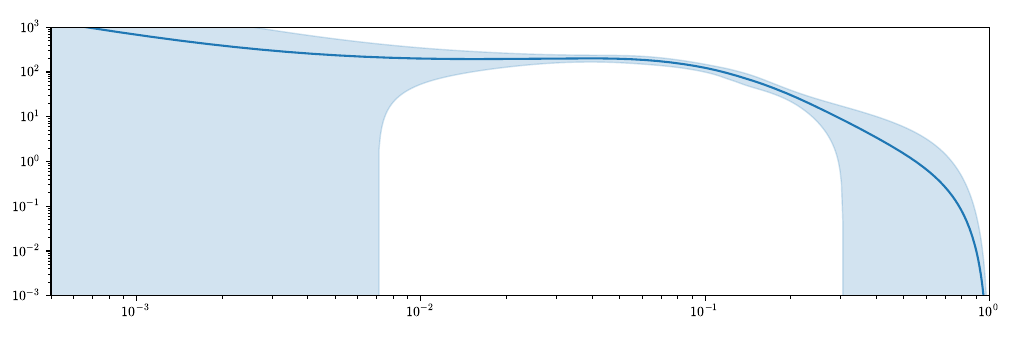

Source code (Python):
from matplotlib.legend_handler import HandlerTuple
from matplotlib import gridspec
import matplotlib.pyplot as plt
import numpy as np
import os
import sys
import lhapdf

# Add the parent directory to sys.path
sys.path.insert(0, os.path.abspath(os.path.join(os.path.dirname(__file__), "..")))
from read_faserv_pdf import read_pdf

# Data for plot
import matplotlib.ticker as ticker


simcolor = "tab:red"
mucolor = "tab:blue"
mubcolor = "tab:blue"

lhapdf.setVerbosity(0)
mubpid = -14
mupid = 14

npt = 200


# Get number of reps from make runscripts
def plot(
    x_vals,
    neutrino_pdfs_mu,
    neutrino_pdfs_mub,
    data,
    N_event_pred,
    sig_tot,
    pid,
    simulated_data,
    err_sim,
):
    # Get data ready to plot

    x_vals = np.array(x_vals)
    pdf = "FASERv_EPOS+POWHEG_7TeV"
    faser_pdf_mu, x_faser = read_pdf(pdf, x_vals, 14)
    faser_pdf_mub, x_faser = read_pdf(pdf, x_vals, -14)
    faser_pdf_mu = faser_pdf_mu * x_vals
    faser_pdf_mub = faser_pdf_mub * x_vals
    mean_fnu_mu = np.mean(neutrino_pdfs_mu, axis=0) * x_vals
    error_fnu_mu = np.std(neutrino_pdfs_mu, axis=0) * x_vals

    mean_fnu_mub = np.mean(neutrino_pdfs_mub, axis=0) * x_vals
    error_fnu_mub = np.std(neutrino_pdfs_mub, axis=0) * x_vals

    simulated_Enu = data

    preds_Enu = np.mean(N_event_pred, axis=0)
    print(preds_Enu.shape)
    pred_stds_Enu = np.std(N_event_pred, axis=0)
    # errors_enu = [5186, 6239, 4165, 1738, 622, 847]
    # errors_enu = np.array(errors_enu)
    # errors_enu = np.sqrt(level0[0])
    errors_enu = sig_tot

    # simulated_Enu = np.append(simulated_Enu, simulated_Enu[-1])
    # simulated_data = np.append(simulated_data, simulated_data[-1])
    # err_sim = np.append(err_sim, err_sim[-1])
    print(simulated_Enu)
    print("pred enu")
    print(preds_Enu)
    # preds_Enu = np.append(preds_Enu, preds_Enu[-1])

    # pred_stds_Enu = np.append(pred_stds_Enu, pred_stds_Enu[-1])
    # errors_enu = np.append(errors_enu, errors_enu[-1])

    # initialise plot]
    plt.rcParams.update(
        {
            "font.family": "serif",
            "font.serif": ["cmr10"],  # Computer Modern
        }
    )
    fig = plt.figure(figsize=(10.2, 3.4), dpi=300)  # 2 rows, 3 columns
    gs = gridspec.GridSpec(1, 1)
    gs.update(left=0.05, right=0.97, top=0.92, hspace=0.18, wspace=0.20)

    axL = fig.add_subplot(gs[0, 0])
    # axM = fig.add_subplot(gs[0, 1])
    # axR = fig.add_subplot(gs[0, 2])
    # axrL = fig.add_subplot(gs[1, 0])
    # axrM = fig.add_subplot(gs[1, 1])
    # axrR = fig.add_subplot(gs[1, 2])

    # TOP LEFT PLOT

    # (axLsim,) = axL.plot(
    #     x_vals,
    #     faser_pdf_mu,
    #     linestyle="-",
    #     label=r"$f_{\mathrm{FASER}\nu_\mu}(x)$",
    #     color=simcolor,
    # )
    axLnnerr = axL.fill_between(
        x_vals,
        mean_fnu_mu + error_fnu_mu,
        mean_fnu_mu - error_fnu_mu,
        color=mucolor,
        alpha=0.2,
        label=r"$\pm 1\sigma$",
    )

    (axLnn,) = axL.plot(
        x_vals,
        mean_fnu_mu,
        linestyle="-",
        color=mucolor,
        label=r"$f_{\mathrm{NNflux}_\nu}(x)$",
    )

    # axL.legend(
    #     [axLsim, (axLnn, axLnnerr)],
    #     [
    #         r"$f_{\mathrm{EPOS+PWG}\nu_\mu}(x_\nu)$",
    #         r"$f_{\mathrm{NNflux}_{\nu_\mu}}(x_\nu)$",
    #     ],
    #     handler_map={tuple: HandlerTuple(ndivide=1)},
    #     loc="lower left",
    # ).set_alpha(0.8)

    axL.set_xlim(5e-4, 1)
    axL.set_ylim(1e-3, 1e3)
    axL.set_yscale("log")
    axL.set_xscale("log")

    # if preproc == 1:
    # title_str = rf"$f_{{\mathrm{{NN}}}}(x) = \mathcal{{A}} \ x^{{\alpha}}(1-x)^\beta \ \mathrm{{NN}}_{{{4, 4, 4}}}(x)$"
    # if preproc == 2:
    # title_str = rf"$f_{{\mathrm{{NN}}}}(x) = \mathrm{{NN}}_{{{layers}}}(x) -  \mathrm{{NN}}_{{{layers}}}(1)$"

    # axL.set_title(title_str)
    # fig.text(0.33, 0.94, title_str, ha="center", va="bottom", fontsize=10)
    # axL.set_ylabel(r"$xf_{\nu_\mu}(x_\nu)$")
    # axL.set_xticklabels([])
    # axL.grid(color="grey", linestyle="-", linewidth=0.25)

    # # ========== TOP MIDDLE (f_NN_mub vs f_faserv)

    # (axMsimb,) = axM.plot(
    #     x_vals,
    #     faser_pdf_mub,
    #     linestyle="--",
    #     label=r"$f_{\mathrm{FASER}\bar{\nu}_\mu}(x)$",
    #     color=simcolor,
    # )
    # axMnnberr = axM.fill_between(
    #     x_vals,
    #     (mean_fnu_mub + error_fnu_mub),
    #     (mean_fnu_mub - error_fnu_mub),
    #     color=mubcolor,
    #     alpha=0.2,
    #     label=r"$\pm 1\sigma$",
    # )
    # (axMnnb,) = axM.plot(
    #     x_vals,
    #     mean_fnu_mub,
    #     linestyle="--",
    #     color=mubcolor,
    #     label=r"$f_{\mathrm{NNflux}_\nu}(x)$",
    # )

    # axM.legend(
    #     [axMsimb, (axMnnberr, axMnnb)],
    #     [
    #         r"$f_{\mathrm{EPOS+PWG}\bar{\nu}_\mu}(x_\nu)$",
    #         r"$f_{\mathrm{NNflux}_{\bar{\nu}_\mu}}(x_\nu)$",
    #     ],
    #     handler_map={tuple: HandlerTuple(ndivide=1)},
    #     loc="lower left",
    # ).set_alpha(0.8)

    # # axM.set_ylabel(r'$xf_{\bar{\nu}_\mu}(x_\nu)$')

    # axM.set_xlim(5e-4, 1)
    # axM.set_ylim(1e-3, 1e3)
    # axM.set_yscale("log")
    # axM.set_xscale("log")
    # axM.set_xticklabels([])
    # axM.grid(color="grey", linestyle="-", linewidth=0.25)

    # # ========== BOTTOM LEFT (Ratio plot, f_NN vs f_FASERv )

    # ratio_center = mean_fnu_mu / faser_pdf_mu
    # ratio_lower = (mean_fnu_mu - error_fnu_mu) / faser_pdf_mu
    # ratio_upper = (mean_fnu_mu + error_fnu_mu) / faser_pdf_mu

    # axrL.plot(x_vals, ratio_center, linestyle="-", color=mucolor)
    # axrL.fill_between(x_vals, ratio_upper, ratio_lower, color=mucolor, alpha=0.2)

    # axrL.plot(x_vals, np.ones(len(x_vals)), linestyle="-", color=simcolor)

    # axrL.set_xscale("log")
    # axrL.set_xlim(5e-4, 1)
    # axrL.set_ylim(0, 2)
    # axrL.grid(color="grey", linestyle="-", linewidth=0.25)
    # axrL.set_ylabel(r"$\mathrm{Ratio}$")
    # axrL.set_xlabel(r"$x_\nu$")

    # # ========== BOTTOM MIDDLE (ratio f_NN_mub)
    # mean_fnu_mub
    # error_fnu_mub
    # axrM.plot(x_vals, mean_fnu_mub / faser_pdf_mub, linestyle="--", color=mubcolor)
    # axrM.fill_between(
    #     x_vals,
    #     (mean_fnu_mub + error_fnu_mub) / faser_pdf_mub,
    #     (mean_fnu_mub - error_fnu_mub) / faser_pdf_mub,
    #     color=mubcolor,
    #     alpha=0.2,
    # )
    # axrM.plot(x_vals, np.ones(len(x_vals)), linestyle="--", color=simcolor)

    # axrM.set_xscale("log")
    # axrM.set_xlim(5e-4, 1)
    # axrM.set_ylim(0, 2)
    # axrM.grid(color="grey", linestyle="-", linewidth=0.25)
    # # axrM.set_ylabel(r"$\mathrm{Ratio}$")
    # axrM.set_xlabel(r"$x_\nu$")

    # =========== TOP RIGHT (Rates Enu vs FK otimes f_NN)

    # xplot_Enumu = np.array(
    #     [-1 / 100, -1 / 300, -1 / 600, -1 / 1000, 1 / 1000, 1 / 300, 1 / 100]
    # )
    # xplot_ticks = np.array(
    #     [-1 / 100, -1 / 300, -1 / 600, -1 / 1000, 1 / 1000, 1 / 300, 1 / 100]
    # )
    # # xplot_stretched = np.array([-1.0, -0.7, -0.4, -0.1, 0.1, 0.4, 1.0])

    # ticks = np.linspace(0, 1, len(xplot_ticks))
    # ticks = np.array(
    #     [
    #         0,
    #         0.07407407407407407,
    #         0.18518518518518517,
    #         0.3333333333333333,
    #         0.6666666666666666,
    #         0.9259259259259259,
    #         1,
    #     ]
    # )
    # binwidths = [200, 300, 400, 900, 700, 200]

    # xplot_Enumu = np.interp(xplot_Enumu, xplot_ticks, ticks)

    # Enumu_centers = 0.5 * (xplot_Enumu[1:] + xplot_Enumu[:-1])
    # Enumu_errors = 0.5 * (xplot_Enumu[1:] - xplot_Enumu[:-1])

    # # Enumu_centers_plot = np.interp(Enumu_centers, xplot_ticks, xplot_stretched)
    # # Enumu_errors_plot = np.interp(Enumu_centers + Enumu_errors, xplot_ticks, xplot_stretched) - Enumu_centers_plot

    # Enumu_centers_plot = Enumu_centers
    # Enumu_errors_plot = Enumu_errors

    # axRmeasmu = axR.errorbar(
    #     Enumu_centers_plot,  # x values (bin centers)
    #     simulated_Enu / binwidths,  # y values (measurements)
    #     yerr=errors_enu / binwidths,  # vertical error bars
    #     xerr=Enumu_errors_plot,  # horizontal error bars (bin widths)
    #     fmt="o",  # circle marker, set markersize to 0 to hide if needed
    #     markersize=3,
    #     color="black",
    #     capsize=1,  # no caps
    #     elinewidth=0.5,
    #     markeredgewidth=0.5,
    #     label=r"DATA$E_\nu$",
    #     zorder=3,
    # )

    # axRpred = axR.bar(
    #     Enumu_centers_plot,
    #     (2 * pred_stds_Enu) / binwidths,
    #     width=2 * Enumu_errors_plot,
    #     bottom=(preds_Enu - pred_stds_Enu) / binwidths,
    #     color="none",  # transparent fill
    #     #        edgecolor='gray',
    #     hatch="////",  # diagonal hatch
    #     linewidth=0.8,
    #     zorder=2,  # behind other plots
    # )

    # axRsimerr = axR.bar(
    #     Enumu_centers_plot,
    #     2 * err_sim / binwidths,  # full height (± error)
    #     width=2 * Enumu_errors_plot,
    #     bottom=(simulated_data - err_sim) / binwidths,  # center the bar at the value
    #     color="none",
    #     edgecolor="tab:orange",
    #     alpha=0.8,
    #     hatch="\\\\\\\\",
    #     linewidth=0.4,
    #     zorder=1,
    # )

    # axRsim = axR.bar(
    #     Enumu_centers_plot,
    #     simulated_data / binwidths,
    #     width=2 * Enumu_errors_plot,
    #     color="tab:red",
    #     alpha=1,
    #     zorder=0,
    # )

    # axR.legend(
    #     [(axRmeasmu), (axRpred), (axRsim, axRsimerr)],
    #     [
    #         r"$\mathrm{DATA} \ E_\nu$",
    #         r"$\mathrm{FK} \otimes  f_{\mathrm{NNflux}}$",
    #         r"$\mathrm{FK} \otimes f_\mathrm{EPOS+PWG}$",
    #     ],
    #     handler_map={tuple: HandlerTuple(ndivide=1)},
    #     loc="upper right",
    # ).set_alpha(0.8)

    # axR.set_xlim(0, 1)
    # axR.set_ylim(0)
    # # axR.grid(color='grey', linestyle='-', linewidth=0.25)
    # axR.set_xticklabels([])
    # axR.set_xticks(ticks)
    # axR.axvline(
    #     x=np.interp(-1 / 1000, xplot_ticks, ticks),
    #     color="black",
    #     linestyle="--",
    #     linewidth=1,
    #     alpha=0.8,
    # )
    # axR.axvline(
    #     x=np.interp(1 / 1000, xplot_ticks, ticks),
    #     color="black",
    #     linestyle="--",
    #     linewidth=1,
    #     alpha=0.8,
    # )
    # axR.set_title(r"$\mathcal{L}_{\mathrm{pp}} = 65.6 \mathrm{fb}^{-1}$", loc="right")
    # axR.set_title(r"$\mathrm{FASER}\nu, \ \mathrm{Level\ 1}$", loc="left")
    # # axR.text(np.interp(1/500, xplot_ticks,ticks), 170, r"$\bar{\nu}_\mu$", alpha=0.8)
    # # axR.text(np.interp(-1/400, xplot_ticks,ticks), 170, r"$\nu_\mu$", alpha=0.8)
    # # axR.text(np.interp(-1/1010, xplot_ticks,ticks), 170, r"$\nu_\mu + \bar{\nu}_\mu$", alpha=0.8)
    # axR.set_ylabel(
    #     r"$N_{\mathrm{int}} \ /  \mathrm{ \ bin \ width \ } [\mathrm{1/GeV}]$"
    # )
    # # axR.set_xlabel(r'$E_\nu$')

    # # ========= BOTTOM RIGHT (Ratio Rates Enu vs FK otimes f_NN)

    # # plot mu bins

    # axrRmeasmu = axrR.errorbar(
    #     Enumu_centers_plot,  # x values (bin centers)
    #     np.ones_like(simulated_Enu),  # y values (measurements)
    #     yerr=errors_enu / simulated_Enu,  # vertical error bars
    #     xerr=Enumu_errors_plot,  # horizontal error bars (bin widths)
    #     fmt="o",  # circle marker, set markersize to 0 to hide if needed
    #     markersize=3,
    #     color="black",
    #     capsize=1,  # no caps
    #     elinewidth=0.5,
    #     markeredgewidth=0.5,
    #     label=r"DATA$E_\nu$",
    #     zorder=3,
    # )

    # axrRpred = axrR.bar(
    #     Enumu_centers_plot,
    #     (2 * pred_stds_Enu) / simulated_Enu,
    #     width=2 * Enumu_errors_plot,
    #     bottom=(preds_Enu - pred_stds_Enu) / simulated_Enu,
    #     color="none",  # transparent fill
    #     #        edgecolor='gray',
    #     hatch="////",  # diagonal hatch
    #     linewidth=0.8,
    #     zorder=2,  # behind other plots
    # )

    # axrRsimerr = axrR.bar(
    #     Enumu_centers_plot,
    #     2 * err_sim / simulated_Enu,  # full height (± error)
    #     width=2 * Enumu_errors_plot,
    #     bottom=(simulated_data - err_sim)
    #     / simulated_Enu,  # center the bar at the value
    #     color="none",
    #     edgecolor="tab:orange",
    #     alpha=0.8,
    #     hatch="\\\\\\\\",
    #     linewidth=0.4,
    #     zorder=1,
    # )

    # axRsim = axrR.bar(
    #     Enumu_centers_plot,
    #     simulated_data / simulated_Enu,
    #     width=2 * Enumu_errors_plot,
    #     color="tab:red",
    #     alpha=1,
    #     zorder=0,
    # )

    # tick_labels = [
    #     r"$-\frac{1}{100}$",
    #     r"$-\frac{1}{300}$",
    #     r"$-\frac{1}{600}$",
    #     r"$-\frac{1}{1000}$",
    #     r"$\frac{1}{1000}$",
    #     r"$\frac{1}{300}$",
    #     r"$\frac{1}{100}$",
    # ]

    # axR.legend(
    #     [(axrRmeasmu), (axrRpred), (axRsim, axrRsimerr)],
    #     [
    #         r"$\mathrm{DATA} \ E_\nu$",
    #         r"$\mathrm{FK} \otimes  f_{\mathrm{NNflux}}$",
    #         r"$\mathrm{FK} \otimes f_\mathrm{EPOS+PWG}$",
    #     ],
    #     handler_map={tuple: HandlerTuple(ndivide=1)},
    #     loc="upper right",
    # ).set_alpha(0.8)

    # axrR.set_ylabel(r"$\mathrm{Ratio}$")
    # axrR.set_xlabel(r"$q/E_\nu \ [\mathrm{1/GeV}]$")
    # axrR.set_ylim(0, 1.5)
    # axrR.set_xlim(0, 1)
    # axrR.set_xticks(ticks)
    # axrR.set_xticklabels(tick_labels)
    # axrR.set_xlim(100,1000)
    # axrR.grid(color='grey', linestyle='-', linewidth=0.25)

    # time6 = time.time()

    plt.tight_layout()
    plt.subplots_adjust(bottom=0.13)

    # plt.show()
    plt.savefig("titlepage.pdf")
